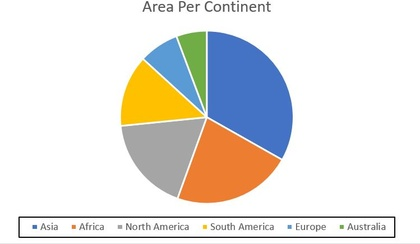
%> input picture Image Project/circle1.JPG, 420 x 244 px, shrunk from 749 x 436 before the run
$ octave --eval "result = extract_legends(imread('circle1.JPG'));"   (GNU Octave 9; MATLAB toolbox functions it lacks are replaced by stand-ins)
%> lines starting %> are read from the running program, lines starting %| are printed output that depends on the picture; in (x1, y1, x2, y2) boxes, pixels count from 0 and x2, y2 are one past the last pixel; in counts of white or black regions, pixels touching at a corner belong together; the program's own positions count from 1
function [ rect,num_rect,text,num_text ] = extract_legends( i )
i2=im2bw(i,.9);
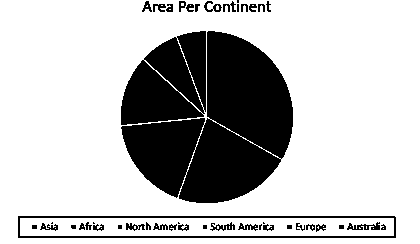
%> i2: size 244x420 logical; 74.7% white; 45 black regions (10 under 20 px)
[hight,width]=size(i2);
%> hight = 244; width = 420
img=ones(hight,width);
img2=zeros(hight,width);


[label,num]=bwlabel(i2);
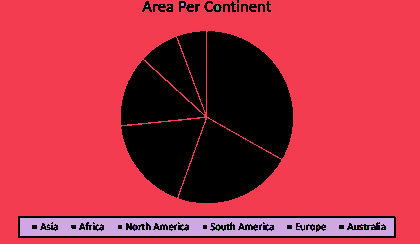
%> label: size 244x420 double; 31 distinct labels, from 0 to 30; one colour per label, 0 black
%> num = 30


reg1=regionprops(label,'BoundingBox');
%> reg1 = 30 regions; largest, box (x1, y1, x2, y2): (0, 0, 420, 244), (20, 218, 394, 236), (216, 5, 219, 10), (181, 3, 184, 6), (134, 226, 136, 229)
x=reg1(1). BoundingBox(1);
%> x = 0.5
y=reg1(1). BoundingBox(2);
%> y = 0.5
w=reg1(1). BoundingBox(3);
%> w = 420
h=reg1(1). BoundingBox(4);
%> h = 244
for z=int64(y):h+int64(y)
        for e=int64(x):w+int64(x)
         img(z,e)=i2(z,e);
        end
end
%> this loop made 1 pass
%figure , imshow(img);

img=~img;

%figure , imshow(img);


img4=img;

se = strel('rectangle',[5 5]);
img=imerode(img,se);
[label1,num3]=bwlabel(img);
%figure , imshow(img);

num3

reg2=regionprops(label1,'BoundingBox');

for i=1:num3
 x=reg2(i).BoundingBox(1);
 y=reg2(i).BoundingBox(2);
 w=reg2(i).BoundingBox(3);
 h=reg2(i).BoundingBox(4);
 y=int64(y);
 x=int64(x);
 if(img(y,x)==1)

    for z=y:y+h
        for j=x:x+w
        img2(z,j)=img(z,j);
        end
    end

 end

%figure , imshow(img2);


end

se = strel('rectangle',[5 5]);
img2=imdilate(img2,se);
%figure , imshow(img2);

[label2,num4]=bwlabel(img2);

reg2=regionprops(label2,'BoundingBox','Area','Centroid');
rect=reg2;
num_rect=num4;


i3=img4-img2;
i3 = bwareaopen(i3,10);

se = strel('rectangle',[2 2]);
i3=imerode(i3,se);
%figure , imshow(i3);


se = strel('rectangle',[9 9]);
i3=imdilate(i3,se);
[labelll,num5]=bwlabel(i3);
%figure , imshow(i3);

text=regionprops(labelll,'BoundingBox','Area','Centroid');


num_text=num5;


end
%> (the run ends here)

$ run again, on Image Project/circle2.JPG
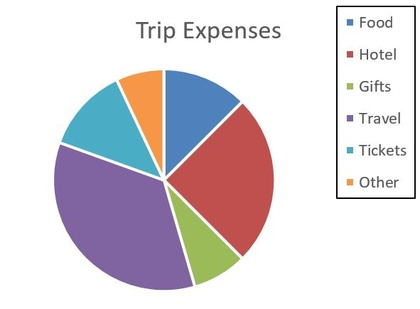
%> input picture Image Project/circle2.JPG, 420 x 309 px, shrunk from 591 x 435 before the run
%> in extract_legends, `i2=im2bw(i,.9);`:
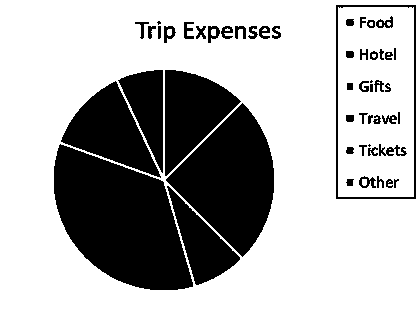
%> i2: size 309x420 logical; 68.9% white; 52 black regions (3 under 20 px)
%> in extract_legends, `[label,num]=bwlabel(i2);`:
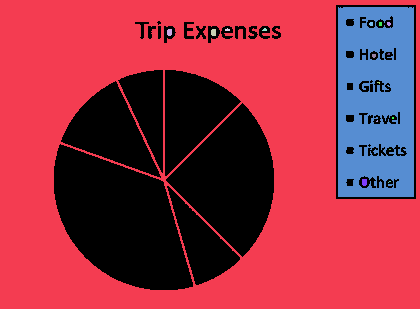
%> label: size 309x420 double; 18 distinct labels, from 0 to 17; one colour per label, 0 black
%> num = 17
%> reg1 = 17 regions; largest, box (x1, y1, x2, y2): (0, 0, 420, 309), (338, 7, 414, 197), (167, 29, 172, 36), (211, 29, 216, 36), (362, 179, 367, 186)
%> x = 0.5
%> w = 420
%> h = 309
%> the loop in extract_legends, `for z=int64(y):h+int64(y)` made 1 pass

$ run again, on Image Project/rec2.JPG
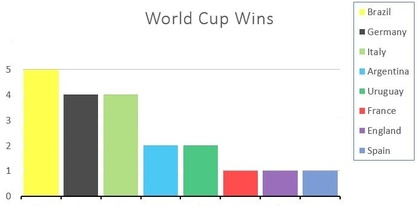
%> input picture Image Project/rec2.JPG, 420 x 206 px, shrunk from 694 x 340 before the run
%> in extract_legends, `i2=im2bw(i,.9);`:
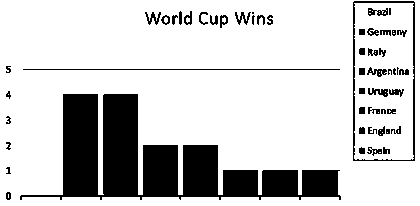
%> i2: size 206x420 logical; 80.2% white; 53 black regions (8 under 20 px)
%> in extract_legends, `[label,num]=bwlabel(i2);`:
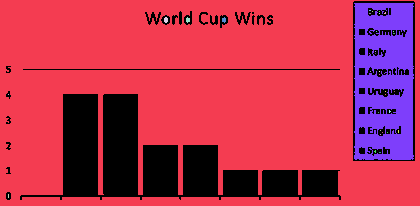
%> label: size 206x420 double; 34 distinct labels, from 0 to 33; one colour per label, 0 black
%> num = 33
%> reg1 = 33 regions; largest, box (x1, y1, x2, y2): (0, 0, 420, 206), (354, 3, 414, 160), (164, 17, 168, 23), (186, 17, 190, 23), (222, 17, 226, 23)
%> x = 0.5
%> w = 420
%> h = 206
%> the loop in extract_legends, `for z=int64(y):h+int64(y)` made 1 pass
